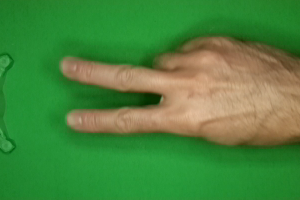
#> input picture rps-cv-images/scissors/1VRzspyXpQ6A2rKy.png, 300 x 200 px, found by its file name; its folder holds only this picture in this run
$ python rgb2grey.py
#> lines starting #> are read from the running program, lines starting #| are printed output that depends on the picture
#> in convert2grey, img is the input picture: shape (200, 300, 3); mean B, G, R 61.2, 132.8, 74.2
import os
import cv2

in_path = '/Users/eveneko/Documents/AI/ModelArts-HiLens/data/rps-cv-images/scissors/'
out_path = '/Users/eveneko/Documents/AI/ModelArts-HiLens/data/rps-cv-images/scissors_l/'


# 顺时针旋转90度
def RotateClockWise90(img):
    trans_img = cv2.transpose(img)
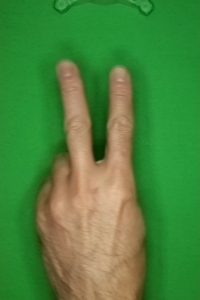
#> trans_img: shape (300, 200, 3); mean B, G, R 61.2, 132.8, 74.2
    new_img = cv2.flip(trans_img, 1)
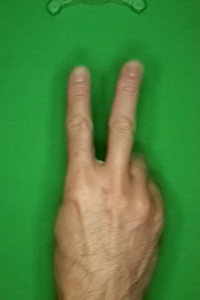
#> new_img: shape (300, 200, 3); mean B, G, R 61.2, 132.8, 74.2
    return new_img


def convert2grey(file):
    img = cv2.imread(in_path + file)
    # img.show()
    L = RotateClockWise90(img)
    L = cv2.cvtColor(L, cv2.COLOR_RGB2GRAY)
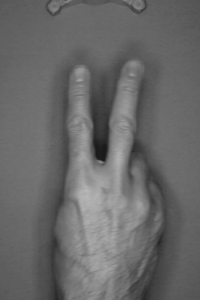
#> L: shape (300, 200); min 24, max 184, mean 104.7
    # L.show()
    cv2.imwrite(out_path + file, L)


def main():
    filelist = os.listdir(in_path)
    if not os.path.exists(out_path):
        os.mkdir(out_path)
    for i in filelist:
        if i.split('.')[-1] in {'jpg', 'png'}:
            print(i)
            convert2grey(i)
    print('done')


if __name__ == '__main__':
    main()

$ run again, on rps-cv-images/scissors/7LFhnAZBWmtcMqDM.png
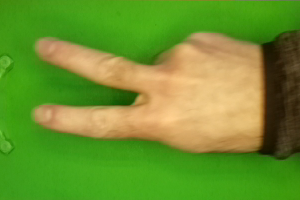
#> input picture rps-cv-images/scissors/7LFhnAZBWmtcMqDM.png, 300 x 200 px, found by its file name
#> in convert2grey, img is the input picture: shape (200, 300, 3); mean B, G, R 46, 147.7, 108.3
#> in RotateClockWise90, `new_img = cv2.flip(trans_img, 1)`:
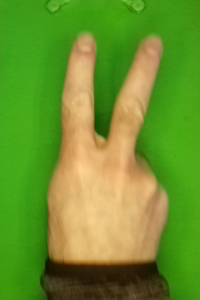
#> new_img: shape (300, 200, 3); mean B, G, R 46, 147.7, 108.3
#> in convert2grey, `L = cv2.cvtColor(L, cv2.COLOR_RGB2GRAY)`:
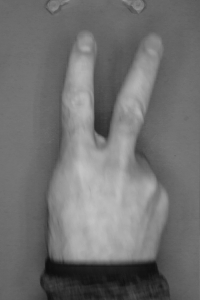
#> L: shape (300, 200); min 12, max 195, mean 112.8

$ run again, on rps-cv-images/scissors/AOao5nWv96N9SV7O.png
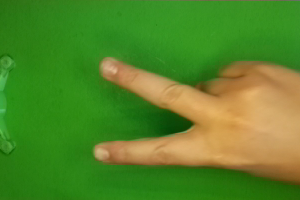
#> input picture rps-cv-images/scissors/AOao5nWv96N9SV7O.png, 300 x 200 px, found by its file name
#> in convert2grey, img is the input picture: shape (200, 300, 3); mean B, G, R 39.9, 134.4, 84.7
#> in RotateClockWise90, `new_img = cv2.flip(trans_img, 1)`:
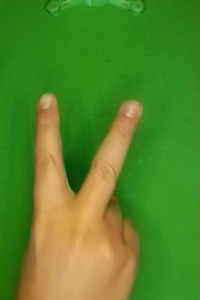
#> new_img: shape (300, 200, 3); mean B, G, R 39.9, 134.4, 84.7
#> in convert2grey, `L = cv2.cvtColor(L, cv2.COLOR_RGB2GRAY)`:
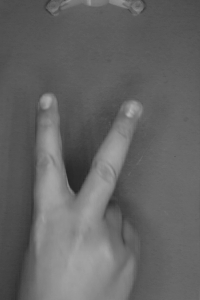
#> L: shape (300, 200); min 38, max 177, mean 100.5

$ run again, on rps-cv-images/scissors/1WX9KKoq0nkWiTxI.png
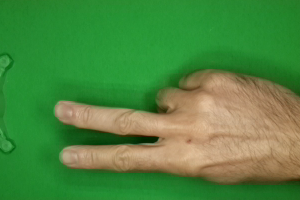
#> input picture rps-cv-images/scissors/1WX9KKoq0nkWiTxI.png, 300 x 200 px, found by its file name
#> in convert2grey, img is the input picture: shape (200, 300, 3); mean B, G, R 63.8, 135.3, 78.2
#> in RotateClockWise90, `new_img = cv2.flip(trans_img, 1)`:
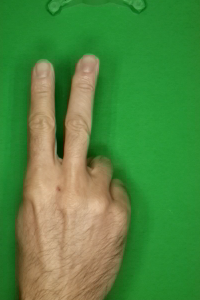
#> new_img: shape (300, 200, 3); mean B, G, R 63.8, 135.3, 78.2
#> in convert2grey, `L = cv2.cvtColor(L, cv2.COLOR_RGB2GRAY)`:
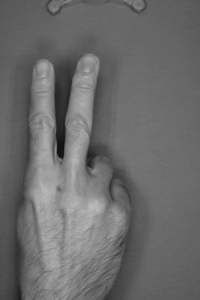
#> L: shape (300, 200); min 16, max 186, mean 107.4
